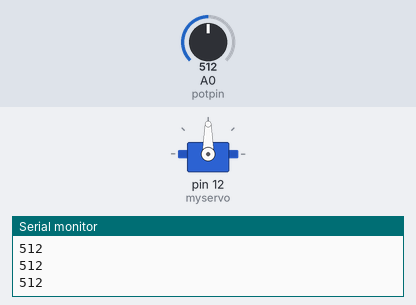
A sketch run on a simulated Arduino Uno, built with avr-gcc and run on an emulated ATmega328P. Parts: servo, the last lines printed to the serial monitor. Inputs (shaded band) come from the test bench; at power-on: A0 (potpin) = 512.

Above: at 1.2 s.
1.3 s: A0 (potpin) set to 716
At 1.6 s:
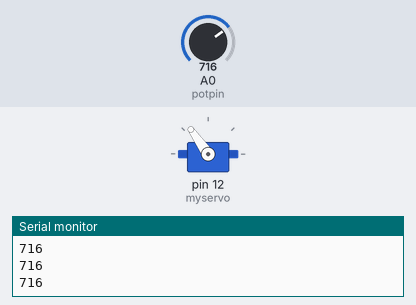
2.8 s: A0 (potpin) set to 900
At 3.7 s:
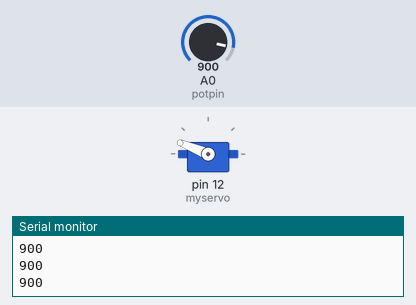
4.3 s: A0 (potpin) set to 1023
At 5.2 s:
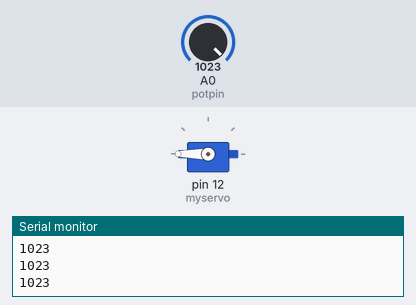
5.8 s: A0 (potpin) set to 306
At 6.3 s:
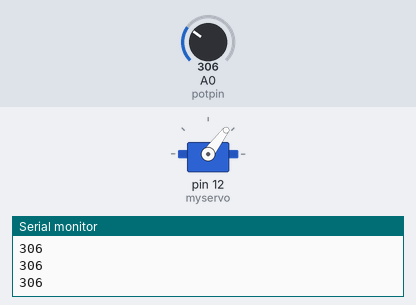
7.3 s: A0 (potpin) set to 122
At 8.4 s:
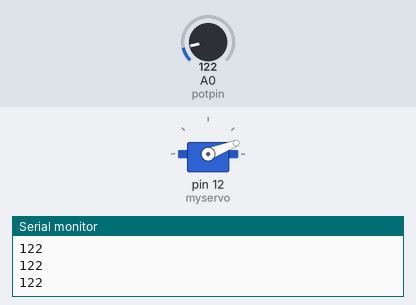
8.8 s: A0 (potpin) set to 0
At 9.9 s:
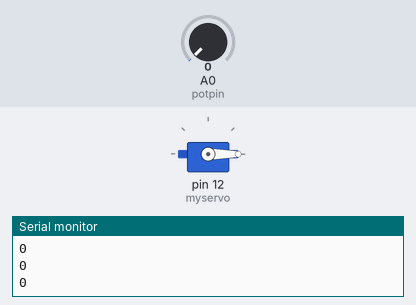
Timing chart, 0 to 11.3 s (numbered marks = the images above; inputs shaded):
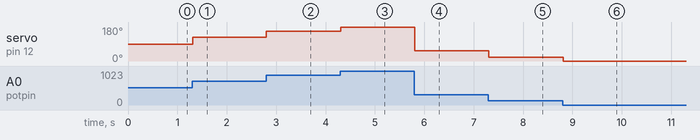

Measured:
- after the input at 1.3 s, servo on pin 12 (myservo): 90° → 125° at once
- after the input at 2.8 s, servo on pin 12 (myservo): 125° → 158° at once
- after the input at 4.3 s, servo on pin 12 (myservo): 158° → 180° at once
- after the input at 5.8 s, servo on pin 12 (myservo): 180° → 53° at once
- after the input at 7.3 s, servo on pin 12 (myservo): 53° → 21° at once
- after the input at 8.8 s, servo on pin 12 (myservo): 21° → 0° at once

The sketch:

servo-pot.ino
```cpp
#include <Servo.h>

Servo myservo;  // create servo object to control a servo

int potpin = 0;  // analog pin used to connect the potentiometer
int val;    // variable to read the value from the analog pin

void setup()
{
  myservo.attach(12);  // attaches the servo on pin 9 to the servo object
  Serial.begin(9600); // Open serial monitor at 9600 baud to see ping results.
  Serial.print("Start");
}

void loop()
{
  val = analogRead(potpin);            // reads the value of the potentiometer (value between 0 and 1023)
  Serial.println(val);
  val = map(val, 0, 1023, 0, 180);     // scale it to use it with the servo (value between 0 and 180)
  myservo.write(val);                  // sets the servo position according to the scaled value
  delay(15);                           // waits for the servo to get there
}
```
